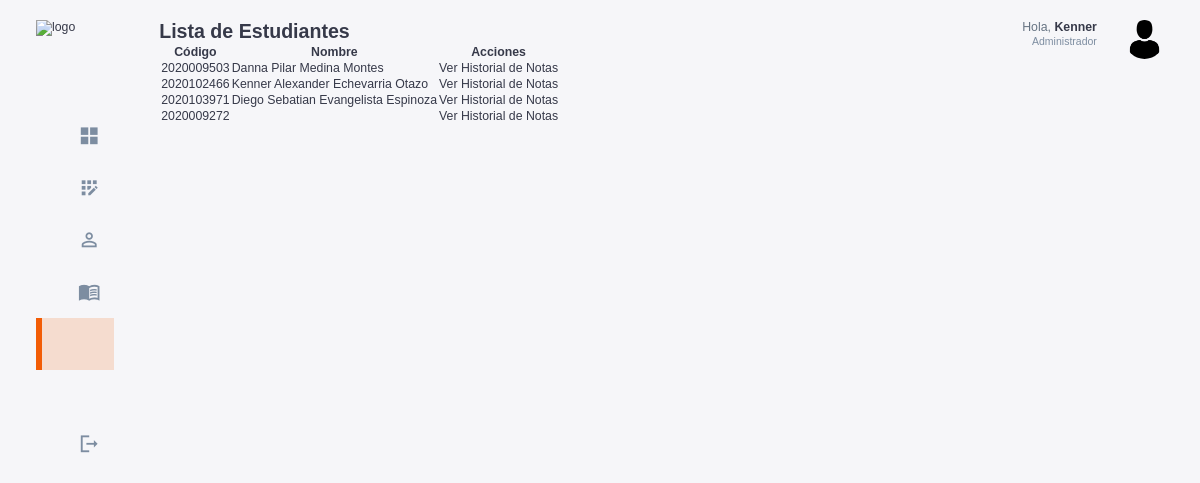
The app's page /cursos/historial/ (signed in) with its own data.
### estudiantes/models.py (models this page shows, shortened)
class Estudiante(models.Model):
    usuario = models.OneToOneField(Usuario, on_delete=models.CASCADE)
    codigo = models.CharField(max_length=10,unique=True)
    base = models.CharField(max_length=20)
    carrera = models.CharField(max_length=100)
    activo = models.BooleanField(default=True)

class InformacionPersonal(models.Model):
    estudiante = models.OneToOneField(Estudiante, on_delete=models.CASCADE)
    dni =  models.CharField(max_length=8,unique= True)
    nombre = models.CharField(max_length=100)
    apellido = models.CharField(max_length=100)
    fecha_nacimiento = models.DateField()

### usuarios/models.py (models this page shows, shortened)
class Usuario(AbstractUser):
    id = models.AutoField(primary_key=True)
    rol = models.ForeignKey(Rol, on_delete=models.CASCADE, null=True, blank=False)

### usuarios/decorators.py (the view)
        def _wrapped_view(request, *args, **kwargs):
            if request.user.is_authenticated and (request.user.rol.nombre_rol == role or request.user.rol.is_admin):
                return view_func(request, *args, **kwargs)
            else:
                raise PermissionDenied  # Lanza un error si no tiene el rol correcto

### cursos/views.py (called while the page is built)
@login_required
@role_required('Administrador')
def listar_estudiantes_historial(request):
    estudiantes = Estudiante.objects.all()
    return render(request, 'estudiantes/listar_estudiantes_historial.html', {'estudiantes': estudiantes})

### templates/estudiantes/listar_estudiantes_historial.html (shortened to what this page needs)
{% extends 'base.html' %}
{% block content %}
<h2>Lista de Estudiantes</h2>
<table>
    <thead>
        <tr>
            <th>Código</th>
            <th>Nombre</th>
            <th>Acciones</th>
        </tr>
    </thead>
    <tbody>
        {% for estudiante in estudiantes %}
        <tr>
            <td>{{ estudiante.codigo }}</td>
            <td>{{ estudiante.informacionpersonal.nombre }} {{ estudiante.informacionpersonal.apellido }}</td>
            <td>
                <a href="{% url 'historial_notas_estudiante' estudiante.id %}">Ver Historial de Notas</a>
            </td>
        </tr>
        {% endfor %}
    </tbody>
</table>
{% endblock %}

### templates/base.html (shortened to what this page needs)
{% load static %}
<!DOCTYPE html>
<html lang="en">
<head>
    <link rel="stylesheet" href="{% static 'css/base.css' %}">
</head>
<body>
    <div class="container">
        <aside>
            <div class="top">
                <div class="logo">
                    <img src="/static/assets/logo_base.png" alt="logo">
                </div>
            </div>
            <div class="sidebar">
                <a href="{% url 'home_admin' %}" class="active">
                    <span class="material-icons-sharp">grid_view</span>
                </a>
                <a href="{% url 'registrar_usuario' %}" >
                    <span class="material-icons-sharp">app_registration</span>
                </a>
                <a href="{% url 'listar_estudiantes' %}">
                    <span class="material-icons-sharp">person_outline</span>
                </a>
                <a href="{% url 'listar_cursos' %}">
                    <span class="material-icons-sharp">menu_book</span>
                </a>
                <a href="{% url 'listar_estudiantes_historial' %}">
                </a>
                <a href="{% url 'listar_profesores' %}">
                </a>
                <a href="{% url 'signout' %}">
                    <span class="material-icons-sharp">logout</span>
                </a>
            </div>
        </aside>
        <main>
            {% block content %}
            {% endblock %}
        </main>
        <div class="right">
            <div class="top">
                <div class="profile">
                    <div class="info">
                        <p>Hola, <b>{{ request.user.username }}</b></p>
                        <small class="text-muted">Administrador</small>
                    </div>
                    <div class="profile-photo">
                        <img src="/static/assets/perfil_admin.png" alt="perfil_admin">
                    </div>
                </div>
            </div>
        </div>
    </div>
</body>
</html>

### static/css/base.css (style rules this page uses)
:root { --color-primary: #F25C05; --color-danger: #F26938; --color-success: #41f1b6; --color-warning: #F2A172; --color-white: #fff; --color-info-dark: #7d8da1; --color-info-light: #dce1eb; --color-dark: #363949; --color-light: #f2a1724f; --color-primary-variant: #8f5100; --color-dark-variant: #677483; --color-background: #f6f6f9; --card-border-radius: 2rem; --border-radius-1: 0.4rem; --border-radius-2: 0.8rem; --border-radius-3: 1.2rem; --card-padding: 1.8rem; --padding-1: 1.2rem; --box-shadow: 0 2rem 3rem var(--color-light) }
* { margin: 0; padding: 0; outline: 0; appearance: none; border: 0; text-decoration: none; list-style: none; box-sizing: border-box; }
html { font-size: 14px; }
body { width: 100vw; height: 100vh; font-family: Arial, sans-serif; font-size: 0.88rem; background: var(--color-background); user-select: none; overflow-x: hidden; color: var(--color-dark); }
.container { display: grid; width: 96%; margin: 0 auto; gap: 1.8rem; grid-template-columns: 16rem auto 23rem; }
a { color: var(--color-dark); }
img { display: block; width: 100%; }
h2 { font-size: 1.4rem; }
small { font-size: 0.75rem; }
.profile-photo { width: 2.8rem; height: 2.8rem; border-radius: 50%; overflow: hidden; }
.text-muted { color: var(--color-info-dark); }
p { color: var(--color-dark-variant); }
b { color: var(--color-dark); }
aside { height: 100vh; width: 16rem; }
aside .top { display: flex; align-items: center; justify-content: space-between; margin-top: 1.4rem; }
aside .logo { display: flex; gap: 0.8rem; }
aside .logo img { width: 12.5rem; height: 4.5rem; }
aside .sidebar { display: flex; flex-direction: column; height: 86vh; position: relative; top: 3rem; }
aside .sidebar a { display: flex; color: var(--color-info-dark); margin-left: 2rem; gap: 1rem; align-items: center; position: relative; height: 3.7rem; transition: all 300ms ease; padding: 0 1rem; white-space: nowrap; overflow: hidden; text-overflow: ellipsis; }
aside .sidebar a span { font-size: 1.6rem; transition: all 300ms ease; }
aside .sidebar a:last-child { position: absolute; bottom: 2rem; width: 100%; }
aside .sidebar a.active { background-color: var(--color-light); color: var(--color-primary); margin-left: 0; padding-left: calc(1rem - 3px); }
aside .sidebar a.active:before { content: ''; width: 6px; height: 100%; background: var(--color-primary); position: absolute; left: 0; }
main { margin-top: 1.4rem; }
.right { margin-top: 1.4rem; }
.right .top { display: flex; justify-content: end; gap: 2rem; }
.right .top .profile { display: flex; gap: 2rem; text-align: right; }
@media screen and (max-width: 1200px) { .container { width: 94%; grid-template-columns: 7rem auto 23rem; } }
@media screen and (max-width: 1200px) { aside .sidebar a { width: 5.6rem; } }
@media screen and (max-width: 1200px) { aside .sidebar a:last-child { position: relative; margin-top: 1.8rem; } }
@media screen and (max-width: 1200px) { aside .logo img { top: 10px; width: 8.2rem; height: 3.5rem; } }

### records on screen
Estudiante: codigo "2020009503", informacionpersonal.nombre "Danna Pilar", informacionpersonal.apellido "Medina Montes"
Estudiante: codigo "2020102466", informacionpersonal.nombre "Kenner Alexander", informacionpersonal.apellido "Echevarria Otazo"
Estudiante: codigo "2020103971", informacionpersonal.nombre "Diego Sebatian", informacionpersonal.apellido "Evangelista Espinoza"
Estudiante: codigo "2020009272"
Usuario: user.username "Kenner"
